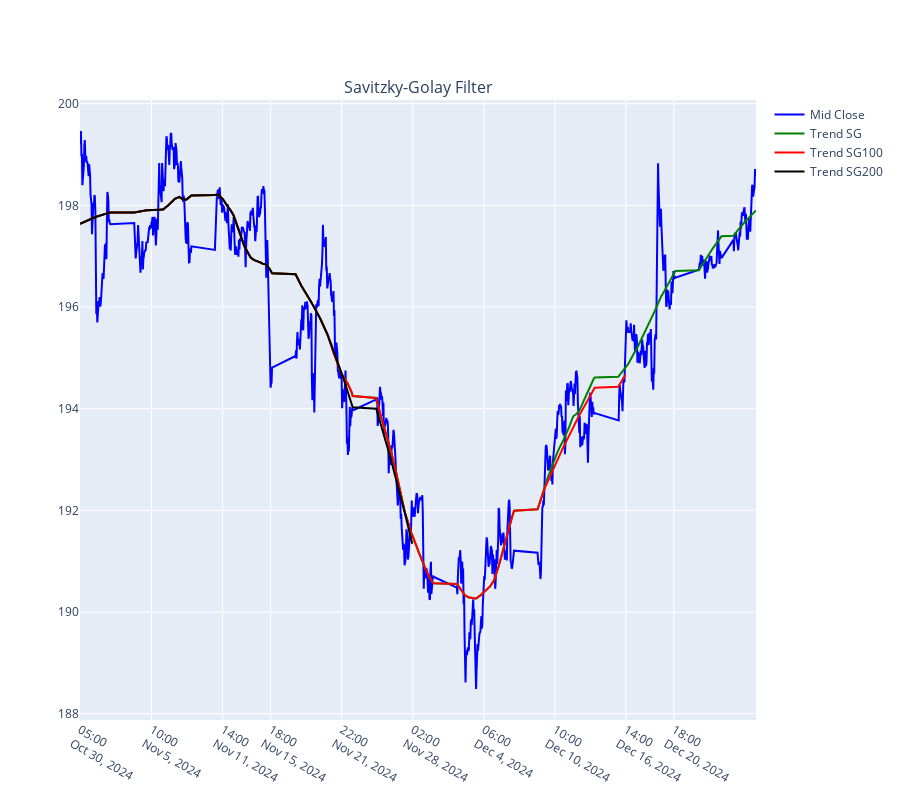

The notebook cell this image was saved under:
### Code cell
df_an = data.iloc[-1000:].copy()
sg_trend1 = SG(df_an["mid_c"]).output
sg_trend2 = SG(df_an["mid_c"].iloc[:-200]).output
sg_trend3 = SG(df_an["mid_c"].iloc[:-500]).output

wes = WhittakerSmoother(lmbda=1000000, order=2, data_length = len(df_an))
optimal_smooth = wes.smooth_optimal(df_an["mid_c"].values)
print("Optimal lambda: {}".format(optimal_smooth.get_optimal().get_lambda()))
wes_trend1 = wes.smooth(df_an["mid_c"])

# Plot the mid_c price as a line
df_plot = df_an.copy()
fig = make_subplots(rows=1, cols=1, shared_xaxes=True, vertical_spacing=0.1, subplot_titles=('Savitzky-Golay Filter', 'Volume'))

# Compare diffrent sg trends with less data
fig.add_trace(go.Scatter(x=df_plot.index, y=df_plot["mid_c"], mode='lines', name='Mid Close', line=dict(color='blue')), row=1, col=1)
fig.add_trace(go.Scatter(x=df_plot.index, y=sg_trend1, mode='lines', name='Trend SG', line=dict(color='green')), row=1, col=1)
fig.add_trace(go.Scatter(x=df_plot.index[:-100], y=sg_trend2, mode='lines', name='Trend SG100', line=dict(color='red')), row=1, col=1)
fig.add_trace(go.Scatter(x=df_plot.index[:-200], y=sg_trend3, mode='lines', name='Trend SG200', line=dict(color='black')), row=1, col=1)

# Update layout to include the new subplot
fig.update_layout(
    height=1200,
    showlegend=True
)

num_ticks = len(df_an) // 10  # Show 10% of the ticks
fig.update_xaxes(tickvals=df_an.index[::num_ticks])
fig.update_layout(xaxis_rangeslider_visible=False, height=800)
fig.show()

### Figure 1 — Plotly figure (JSON) as saved in the notebook; plotly's stock layout.template omitted (floating-point values rounded to 4 significant figures; data arrays with more than 128 entries replaced by an {"elided": "..."} marker saying what was removed)
{"data": [{"line": {"color": "blue"}, "mode": "lines", "name": "Mid Close", "type": "scatter", "x": {"elided": "1000 str values"}, "xaxis": "x", "y": {"elided": "1000 float values"}, "yaxis": "y"}, {"line": {"color": "green"}, "mode": "lines", "name": "Trend SG", "type": "scatter", "x": {"elided": "1000 str values"}, "xaxis": "x", "y": {"elided": "1000 float values"}, "yaxis": "y"}, {"line": {"color": "red"}, "mode": "lines", "name": "Trend SG100", "type": "scatter", "x": {"elided": "900 str values"}, "xaxis": "x", "y": {"elided": "800 float values"}, "yaxis": "y"}, {"line": {"color": "black"}, "mode": "lines", "name": "Trend SG200", "type": "scatter", "x": {"elided": "800 str values"}, "xaxis": "x", "y": {"elided": "500 float values"}, "yaxis": "y"}], "layout": {"annotations": [{"font": {"size": 16}, "showarrow": false, "text": "Savitzky-Golay Filter", "x": 0.5, "xanchor": "center", "xref": "paper", "y": 1, "yanchor": "bottom", "yref": "paper"}], "height": 800, "showlegend": true, "xaxis": {"anchor": "y", "domain": [0, 1], "rangeslider": {"visible": false}, "tickvals": ["2024-10-30T05:00:00+00:00", "2024-11-05T10:00:00+00:00", "2024-11-11T14:00:00+00:00", "2024-11-15T18:00:00+00:00", "2024-11-21T22:00:00+00:00", "2024-11-28T02:00:00+00:00", "2024-12-04T06:00:00+00:00", "2024-12-10T10:00:00+00:00", "2024-12-16T14:00:00+00:00", "2024-12-20T18:00:00+00:00"]}, "yaxis": {"anchor": "x", "domain": [0, 1]}}}
